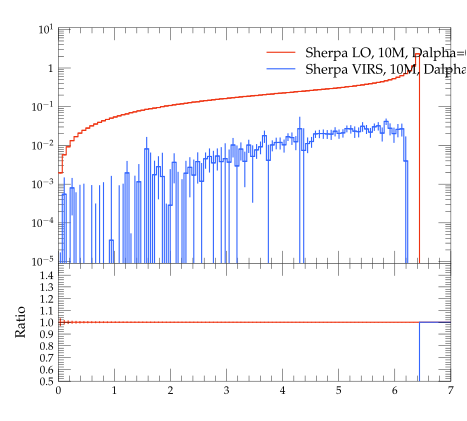

Generate this figure with Python:
#! /usr/bin/env python

# This Python script was auto-generated using YODA v2.0.0.
# Analysis object: /evtb/cutEg_t_pt
# Timestamp: 15-04-2024 (14:39:01)

import matplotlib as mpl
import matplotlib.pyplot as plt
mpl.use('Agg') # comment out for interactive use
import os
import numpy as np

plotDir = os.path.split(os.path.realpath(__file__))[0]
if 'YODA_USER_PLOT_PATH' in globals():
    plot_outdir = globals()['YODA_USER_PLOT_PATH']
else:
    plot_outdir = plotDir

#plot style
plt.style.use(os.path.join(plotDir, '../default.mplstyle'))
# plot metadata
figW, figH = plt.rcParams['figure.figsize']
ax_xLabel = r''
ax_yLabel = r''
ax_title  = r''
ax_xScale = 'linear'
ax_yScale = 'log'
xLims = (0.0, 7.0)
yLims = (9e-06, 11.0)

# TeX-friendly labels for the legend
labels = [ r"Sherpa LO, 10M, Dalpha=0.01", r"Sherpa VIRS, 10M, Dalpha=0.01" ]

# Create figure and axis objects
fig, (ax, ratio0_ax) = plt.subplots(2, 1, sharex=True,
                  figsize=(figW,figH), gridspec_kw={'height_ratios': (2, 1)})
ratio0_ax.yaxis.set_major_locator(mpl.ticker.MultipleLocator(0.1))
ratio0_ax.set_ylim(0.5, 1.4999)
ratio0_ax.set_ylabel('Ratio')

# LineColor map: curve index -> color
linecolors = {0: '#EE3311', 1: '#3366FF'}
# the numerical data is stored in a separate file
dataf = dict()
prefix = os.path.split(__file__)[0]
if prefix:    prefix = prefix + '/'
exec(open(prefix+'cutEg_t_pt__data.py').read(), dataf)


legend_handles = [] # keep track of handles for the legend

# style options for curves
# starts at zorder>=5 to draw curve on top of legend
styles = {
  'curve0': {
    'color' : linecolors[0],
    'linestyle' : '-',
    'marker' : 'o',
    'zorder' : 5,
    'histstyle' : True,
  },
  'curve1': {
    'color' : linecolors[1],
    'linestyle' : '-',
    'marker' : 'o',
    'zorder' : 6,
    'histstyle' : True,
  },
}
# curve from input yoda files in main panel
for label in dataf['yvals'].keys():
    if all(np.isnan(v) for v in dataf['yvals'][label]):
        continue
    tmp = None
    if styles[label]['histstyle']: # draw as histogram
        tmp, = ax.plot(dataf['xedges'], dataf['yedges'][label],
                       color=styles[label]['color'],
                       linestyle=styles[label]['linestyle'],
                       drawstyle='steps-pre', solid_joinstyle='miter',
                       zorder=styles[label]['zorder'], label=label)
        ax.errorbar(dataf['xpoints'], dataf['yvals'][label], color=styles[label]['color'],
                    xerr=dataf['xerrs'], yerr=[dataf['ydowns'][label], dataf['yups'][label]],
                    linestyle='none', zorder=styles[label]['zorder'])
    else: # draw as scatter
        tmp = ax.errorbar(dataf['xpoints'], dataf['yvals'][label],
                          xerr=dataf['xerrs'],
                          yerr=[ dataf['ydowns'][label],
                          dataf['yups'][label] ],
                          fmt=styles[label]['marker'],
                          ecolor=styles[label]['color'],
                          color=styles[label]['color'], zorder=2)
        tmp[-1][0].set_linestyle(styles[label]['linestyle'])
    legend_handles += [tmp]
    for varLabel in dataf['variation_yvals'].keys():
        if varLabel.startswith(label):
            tmp, = ax.plot(dataf['xedges'], dataf['variation_yvals'][varLabel],
                           color=styles[label]['color'],
                           linestyle=styles[label]['linestyle'],
                           drawstyle='steps-pre', solid_joinstyle='miter',
                           zorder=styles[label]['zorder'], alpha=0.5)


# plots on ratio panel
# curve from input yoda files in ratio panel
for label, yvals in dataf['ratio0_yvals'].items():
    if all(np.isnan(v) for v in yvals):
        continue
    if styles[label]['histstyle']: # plot as histogram
        ratio0_ax.plot(dataf['xedges'], yvals,
                       color=styles[label]['color'],
                       linestyle=styles[label]['linestyle'],
                       drawstyle='steps-pre', zorder=1,
                       solid_joinstyle='miter')
        ratio0_ax.vlines(dataf['xpoints'],
                         dataf['ratio0_ymin'][label],
                         dataf['ratio0_ymax'][label],
                         color=styles[label]['color'], zorder=1)
    else: # plot as scatter
        tmp = ratio0_ax.errorbar(dataf['xpoints'],
                                 yvals, xerr=dataf['xerrs'],
                                 yerr=dataf['ratio0_yerrs'][label],
                                 fmt=styles[label]['marker'],
                                 ecolor=styles[label]['color'],
                                 color=styles[label]['color'])
        tmp[-1][0].set_linestyle(styles[label]['linestyle'])

    for varlabel in dataf['ratio0_variation_vals'].keys():
        if varlabel.startswith(label):
            ratio0_ax.plot(dataf['xedges'],
                            dataf['ratio0_variation_vals'][varlabel],
                            color=styles[label]['color'],
                            linestyle=styles[label]['linestyle'],
                            drawstyle='steps-pre', solid_joinstyle='miter',
                            zorder=1, alpha=0.5)

legend_pos = (0.5, 0.97)
ax.legend(legend_handles, labels, loc='upper left', bbox_to_anchor=legend_pos)

# set plot metadata as defined above
ratio0_ax.set_xlabel(ax_xLabel)
ratio0_ax.xaxis.set_label_coords(1., -.15)
ax.set_ylabel(ax_yLabel, loc='top')
ax.set_title(ax_title, loc='left')
ax.set_xscale(ax_xScale)
ax.set_yscale(ax_yScale)
ax.set_xlim(xLims)
ax.set_ylim(yLims)

# tick formatting
plt.rcParams['xtick.top'] = True
plt.rcParams['ytick.right'] = True
ax.yaxis.set_major_locator(mpl.ticker.LogLocator(base=10.0, numticks=np.inf))
ax.yaxis.set_minor_locator(mpl.ticker.LogLocator(
                           base=10.0, subs=np.arange(0.1, 1, 0.1), numticks=np.inf))
fig.align_ylabels((ax, ratio0_ax))
plt.savefig(os.path.join(plot_outdir, 'cutEg_t_pt.pdf'), format='PDF')
plt.savefig(os.path.join(plot_outdir, 'cutEg_t_pt.png'), format='PNG')

plt.close(fig)
